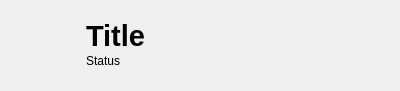
<?xml version="1.0" encoding="UTF-8"?>
<ui version="4.0">
 <class>WidgetPluginStatus</class>
 <widget class="QWidget" name="WidgetPluginStatus">
  <property name="geometry">
   <rect>
    <x>0</x>
    <y>0</y>
    <width>400</width>
    <height>91</height>
   </rect>
  </property>
  <property name="windowTitle">
   <string>Form</string>
  </property>
  <layout class="QHBoxLayout" name="horizontalLayout">
   <item>
    <widget class="QLabel" name="imageLabel">
     <property name="maximumSize">
      <size>
       <width>60</width>
       <height>60</height>
      </size>
     </property>
     <property name="text">
      <string/>
     </property>
     <property name="pixmap">
      <pixmap resource="../res/MCModCrafter.qrc">:/MCModCrafter/img/checkmark.png</pixmap>
     </property>
     <property name="scaledContents">
      <bool>true</bool>
     </property>
    </widget>
   </item>
   <item>
    <widget class="QWidget" name="widget" native="true">
     <layout class="QVBoxLayout" name="verticalLayout">
      <property name="topMargin">
       <number>0</number>
      </property>
      <property name="bottomMargin">
       <number>0</number>
      </property>
      <item>
       <spacer name="verticalSpacer">
        <property name="orientation">
         <enum>Qt::Vertical</enum>
        </property>
        <property name="sizeHint" stdset="0">
         <size>
          <width>20</width>
          <height>40</height>
         </size>
        </property>
       </spacer>
      </item>
      <item>
       <widget class="QLabel" name="titleLabel">
        <property name="maximumSize">
         <size>
          <width>16777215</width>
          <height>25</height>
         </size>
        </property>
        <property name="font">
         <font>
          <pointsize>22</pointsize>
          <weight>75</weight>
          <bold>true</bold>
         </font>
        </property>
        <property name="text">
         <string>Title</string>
        </property>
       </widget>
      </item>
      <item>
       <widget class="QLabel" name="statusLabel">
        <property name="maximumSize">
         <size>
          <width>16777215</width>
          <height>25</height>
         </size>
        </property>
        <property name="text">
         <string>Status</string>
        </property>
       </widget>
      </item>
      <item>
       <spacer name="verticalSpacer_2">
        <property name="orientation">
         <enum>Qt::Vertical</enum>
        </property>
        <property name="sizeHint" stdset="0">
         <size>
          <width>20</width>
          <height>40</height>
         </size>
        </property>
       </spacer>
      </item>
     </layout>
    </widget>
   </item>
  </layout>
 </widget>
 <resources>
  <include location="../res/MCModCrafter.qrc"/>
 </resources>
 <connections/>
</ui>
